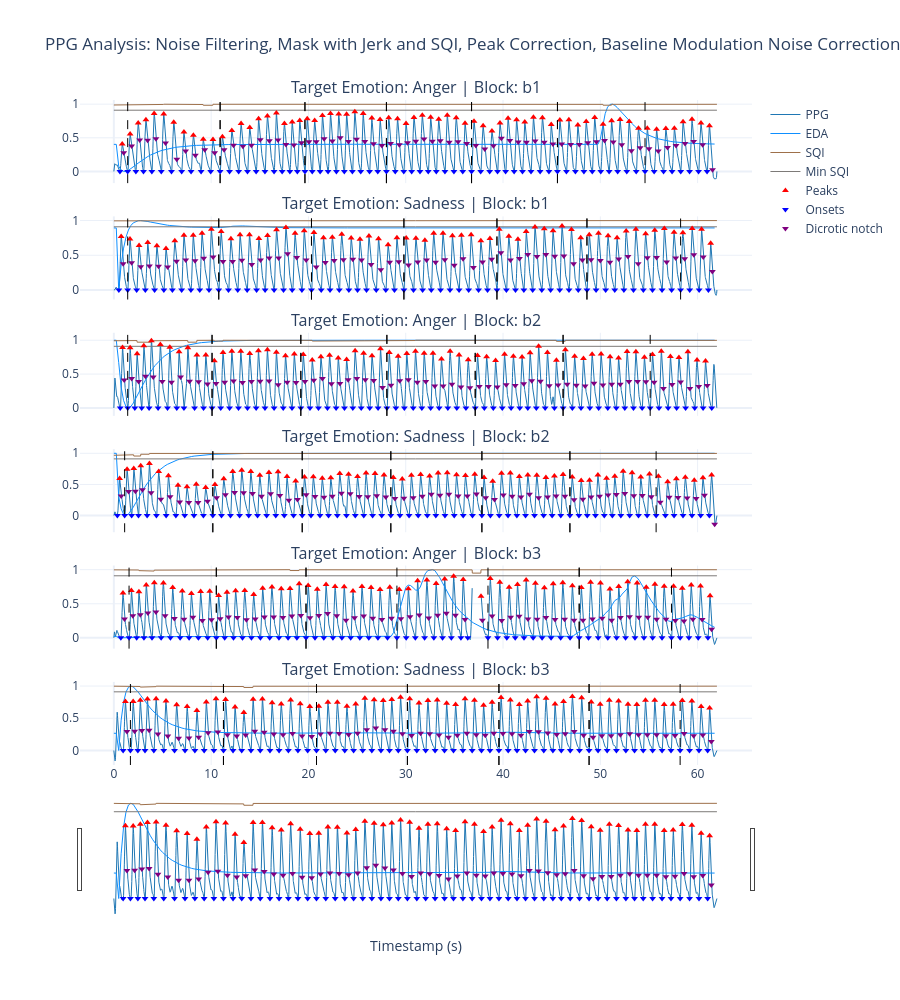

The code cell stored with this chart in its notebook:
### Code cell
fig = make_subplots(
    rows=len(configs), 
    cols=1, 
    shared_xaxes=True,
    vertical_spacing=0.05,
    subplot_titles=[f"Target Emotion: {c['te']} | Block: {c['block']}" for c in configs]
)

all_emotion_data = []
for i, config in enumerate(configs, start=1):
    te, block = config['te'], config['block']
    # if block not in segments[te]:
    #     print(f"Skipping {te} {block}: No data available.")
    #     continue
    ppg_raw = segments[te][block]['bvp'].copy()
    eda_raw=segments[te][block]['eda'].copy()
    eda_phasic=nk.eda_phasic(eda_raw['value'], sampling_rate=4, method='cvxEDA')['EDA_Phasic']
    domain = ppg_raw['timestamp'] - ppg_raw['timestamp'].values[0]
    if method == 1:
        acc_df=segments[te][block]['acc'].copy()
        ppg_df, jerk_values, quality, fixed_peaks, fixed_onsets = manual_cleaning(
            ppg_df=ppg_raw, 
            acc_df=acc_df,
            jerk_threshold=2.0, sqi_threshold=0.95, interval_min=0.3
            )
        if len(fixed_onsets) == 0:
            print(f"Skipping {te} {block}: No onsets detected (signal too noisy).")
            continue
    
        mask = ppg_df['value'].notna()
        dic_notches, fiducial_points = pp.detect_dicrotic_notch(
            np.array(ppg_df['value'].fillna(0)), fixed_peaks, fixed_onsets, fs=64, 
            window_length=6, beta = 0.01)
        ppg_df['value'] = pp.remove_baseline_onsets(ppg_df['value'].fillna(0), np.array(fixed_onsets), fs = 64)[0]
        ppg_df.loc[~mask, 'value'] = np.nan
        fiducial_points = pp.filter_incomplete_pulses(ppg_df['value'], fiducial_points)

        ppg_signal = ppg_df['value'].values
        # domain = ppg_df['timestamp']-ppg_df['timestamp'].values[0]
    elif method == 2:
        signals, info = neurokit_cleaning(
            ppg_df=ppg_raw, 
            sampling_rate=64
        )
        ppg_signal = signals['PPG_Clean'].values
        quality = signals['PPG_Quality'].values
        fixed_peaks = info['PPG_Peaks']
        fixed_onsets = info['PPG_Onsets']

        dic_notches, fiducial_points = pp.detect_dicrotic_notch(
            ppg_signal, fixed_peaks, fixed_onsets, fs=64, 
            window_length=6, beta=0.1
            )
        ppg_signal = pp.remove_baseline_onsets(ppg_signal, np.array(fixed_onsets), fs = 64)[0]
        fiducial_points = pp.filter_incomplete_pulses(ppg_signal, fiducial_points)

    window_metrics = consecutive_pulse_metrics(ppg_signal, fiducial_points, fs=64)
    for v in window_metrics:
        all_emotion_data.append({
            # 'Emotion': f"{te}_{block}",
            'Emotion': te,
            'Block': block,
            'VSA': v['VSA'],
            'HR': v['HR'],
            'T_2': v['T_2'],
            'ComEDA': nk.entropy_sample(
                eda_phasic.values[int((v['start']/64)*4):int((v['end']/64)*4)], 
                delay=1, dimension=1, tolenrance='sd'
                )[0]
        })
    
    show_legend = True if i == 1 else False

    fig.add_trace(
        go.Scatter(
            x=domain, y=ppg_signal, 
                   mode='lines', name=f'PPG',
                   line=dict(color='#1f77b4', width=1), showlegend=show_legend),
        row=i, col=1
    )

    if method == 1:
        # jerk_scaling_factor = 1/4
        # fig.add_trace(
        #     go.Scatter(x=domain, y=jerk_values * jerk_scaling_factor, 
        #             mode='lines', name=f'Jerk',
        #             line=dict(color='#ff7f0e', width=1), showlegend=show_legend),
        #     row=i, col=1
        # )
        fig.add_trace(
            go.Scatter(x=eda_raw['timestamp'] - eda_raw['timestamp'].values[0] , y=pp.normalize(eda_phasic), 
                    mode='lines', name=f'EDA',
                    line=dict(color="#0e8fff", width=1), showlegend=show_legend),
            row=i, col=1
        )

    # quality_scaling_factor = 1/15 if ppg_signal.max() > 0.01 else 1/50
    quality_scaling_factor = 1

    fig.add_trace(
        go.Scatter(x=domain, y=quality * quality_scaling_factor, 
                   mode='lines', name=f'SQI',
                   line=dict(color="#9e704a", width=1), showlegend=show_legend),
        row=i, col=1
    )

    fig.add_trace(
        go.Scatter(x=domain, y=quality*0 + 0.91 * quality_scaling_factor, 
                   mode='lines', name=f'Min SQI',
                   line=dict(color="#7d7a78", width=1), showlegend=show_legend),
        row=i, col=1
    )

    fig.add_trace(
        go.Scatter(
            x = np.array(fixed_peaks)/64,
            y=ppg_signal[fixed_peaks],
            mode='markers', 
            name='Peaks',
            marker=dict(color='red', size=6, symbol='triangle-up'),
            showlegend=show_legend
        ),
        row=i, col=1
    )

    fig.add_trace(
        go.Scatter(
            x = np.array(fixed_onsets)/64,
            y=ppg_signal[fixed_onsets],
            mode='markers', 
            name='Onsets',
            marker=dict(color='blue', size=6, symbol='triangle-down'),
            showlegend=show_legend
        ),
        row=i, col=1
    )

    fig.add_trace(
        go.Scatter(
            x = np.array(dic_notches)/64,
            y=ppg_signal[dic_notches],
            mode='markers', 
            name='Dicrotic notch',
            marker=dict(color='purple', size=6, symbol='triangle-down'), 
            showlegend=show_legend
        ),
        row=i, col=1
    )
    
    for index in range(len(window_metrics)):
        fig.add_vline(
            x = window_metrics[index]['start'] / 64, 
            line_dash = "dash", 
            line_color = "black",
            line_width = 1,
            row = i, col = 1
        )
        fig.add_vline(
            x = window_metrics[index]['end'] / 64, 
            line_dash = "dash", 
            line_color = "black",
            line_width = 1,
            row = i, col = 1
        )

if condition == 'audio-only':
        
    fig.update_layout(
        height=1000,
        title_text="PPG Analysis: Noise Filtering, Mask with Jerk and SQI, Peak Correction, Baseline Modulation Noise Correction and Normalization",
        xaxis4_title="Timestamp (s)",
        template="plotly_white",
        showlegend=True
    )

    fig.update_layout(xaxis4=dict(rangeslider=dict(visible=True)))
else:
    fig.update_layout(
        height=1000,
        title_text="PPG Analysis: Noise Filtering, Mask with Jerk and SQI, Peak Correction, Baseline Modulation Noise Correction and Normalization",
        xaxis6_title="Timestamp (s)",
        template="plotly_white",
        showlegend=True
    )

    fig.update_layout(xaxis6=dict(rangeslider=dict(visible=True)))

fig.show()
